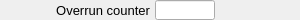
    <widget class="PyDMFrame" name="composite_25">
      <property name="geometry">
        <rect>
          <x>394</x>
          <y>483</y>
          <width>300</width>
          <height>20</height>
        </rect>
      </property>
      <widget class="PyDMLabel" name="text_update_23">
        <property name="geometry">
          <rect>
            <x>220</x>
            <y>1</y>
            <width>80</width>
            <height>18</height>
          </rect>
        </property>
        <property name="toolTip">
          <string>PV: ${prefix}OverrunCounter_RBV</string>
        </property>
        <property name="channel" stdset="0">
          <string>ca://${prefix}OverrunCounter_RBV</string>
        </property>
        <property name="font" stdset="0">
          <font>
            <pointsize>10</pointsize>
          </font>
        </property>
        <property name="alignment">
          <set>Qt::AlignLeading|Qt::AlignLeft|Qt::AlignVCenter</set>
        </property>
        <property name="textInteractionFlags">
          <set>Qt::TextSelectableByKeyboard|Qt::TextSelectableByMouse</set>
        </property>
        <property name="styleSheet">
          <string notr="true">PyDMLabel#text_update_23 {
  color: rgb(10, 0, 184);
  background-color: rgb(187, 187, 187);
  }</string>
        </property>
      </widget>
      <widget class="QLabel" name="text_25">
        <property name="geometry">
          <rect>
            <x>0</x>
            <y>0</y>
            <width>150</width>
            <height>20</height>
          </rect>
        </property>
        <property name="text">
          <string>Overrun counter</string>
        </property>
        <property name="font" stdset="0">
          <font>
            <pointsize>10</pointsize>
          </font>
        </property>
        <property name="brush" stdset="0">
          <brush brushstyle="SolidPattern">
            <color alpha="255">
              <red>0</red>
              <green>0</green>
              <blue>0</blue>
            </color>
          </brush>
        </property>
        <property name="toolTip">
          <string>text_25</string>
        </property>
        <property name="alignment">
          <set>Qt::AlignRight|Qt::AlignTrailing|Qt::AlignVCenter</set>
        </property>
        <property name="styleSheet">
          <string notr="true">QLabel#text_25 {
  color: rgb(0, 0, 0);
  }</string>
        </property>
      </widget>
      <widget class="PyDMLineEdit" name="text_entry_2">
        <property name="geometry">
          <rect>
            <x>155</x>
            <y>0</y>
            <width>60</width>
            <height>20</height>
          </rect>
        </property>
        <property name="channel" stdset="0">
          <string>ca://${prefix}OverrunCounter</string>
        </property>
        <property name="toolTip">
          <string>${prefix}OverrunCounter</string>
        </property>
        <property name="font" stdset="0">
          <font>
            <pointsize>10</pointsize>
          </font>
        </property>
        <property name="styleSheet">
          <string notr="true">PyDMLineEdit#text_entry_2 {
  color: rgb(0, 0, 0);
  background-color: rgb(115, 223, 255);
  border: 1px solid black;
  margin: 0px;
  padding: 0px;
  spacing: 0px;
  }</string>
        </property>
      </widget>
    </widget>
